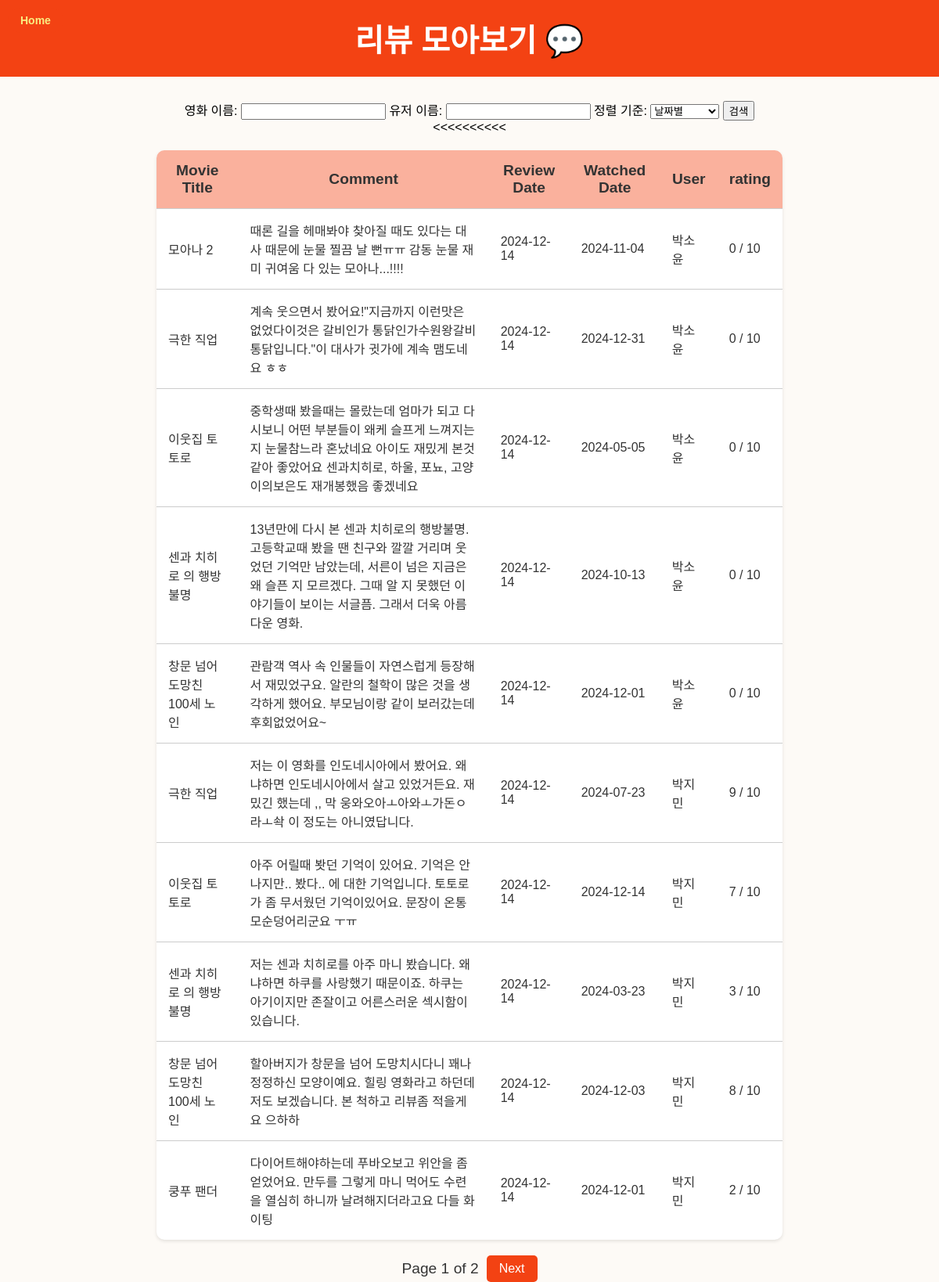
The page /review on the database as committed earlier.
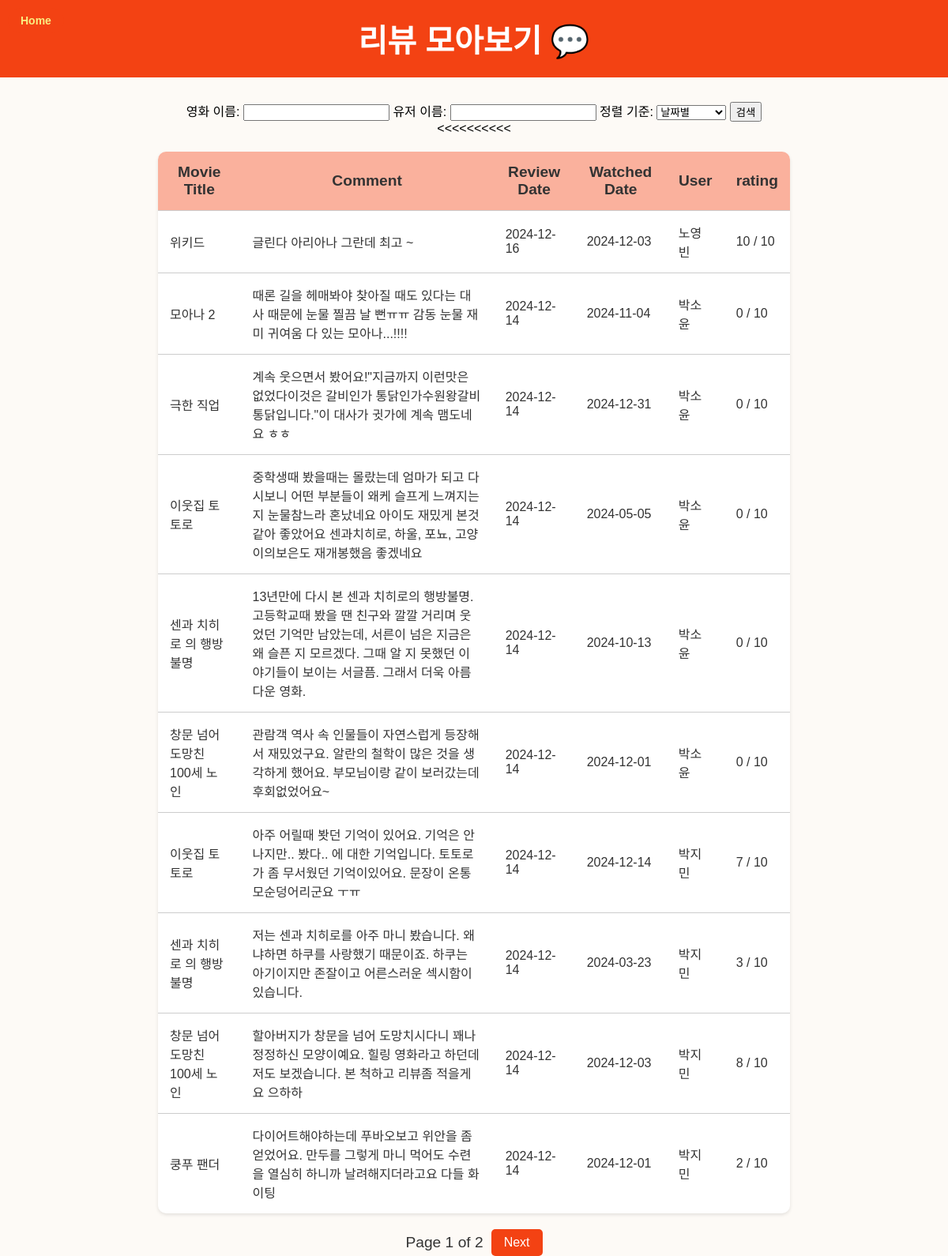
The same page on the database as committed later.
### tables this page shows
CREATE TABLE Review (
        reviewID INTEGER PRIMARY KEY AUTOINCREMENT,
        movieID INTEGER NOT NULL,
        userID INTEGER NOT NULL,
        comment TEXT NOT NULL,
        reviewDate DATE NOT NULL,
        watchedDate DATE NOT NULL, rating INTEGER DEFAULT 0,
        FOREIGN KEY (movieID) REFERENCES Movie(movieID),
        FOREIGN KEY (userID) REFERENCES User(userID)
    );

CREATE TABLE Movie (
    movieID INTEGER PRIMARY KEY,
    title TEXT NOT NULL,
    genre TEXT,
    release_date DATE,
    runtime INT,
    poster TEXT
);

CREATE TABLE "User" (
    UserID TEXT PRIMARY KEY,
    ReviewID INTEGER
);

### app.py (the view)
@app.route('/review', methods=['GET'])
def all_reviews():
    page = int(request.args.get('page', 1))  # 현재 페이지, 기본값 1
    per_page = 10  # 한 페이지당 리뷰 수
    offset = (page - 1) * per_page
    search_movie = request.args.get('movie', '')  # 영화 이름 검색
    search_user = request.args.get('user', '')  # 유저 검색
    sort_by = request.args.get('sort', 'date')  # 정렬 기준 (기본값: 날짜)
    conn = get_db_connection()
    count_query = '''
        SELECT COUNT(*)
        FROM Review r
        JOIN Movie m ON r.movieID = m.movieID
        JOIN User u ON r.userID = u.UserID
        WHERE m.title LIKE ? AND u.UserID LIKE ?
    '''
    total_reviews = conn.execute(
        count_query,
        (f"%{search_movie}%", f"%{search_user}%")
    ).fetchone()[0]
    total_pages = (total_reviews + per_page - 1) // per_page  # 전체 페이지 수
    if sort_by == 'movie':
        order_clause = 'ORDER BY m.title ASC, r.reviewDate DESC'
    elif sort_by == 'user':
        order_clause = 'ORDER BY u.UserID ASC, r.reviewDate DESC'
    else:  # 기본값: 날짜별
        order_clause = 'ORDER BY r.reviewDate DESC'
    reviews_query = f'''
        SELECT
            r.comment,
            r.reviewDate,
            r.watchedDate,
            m.title AS movie_title,
            u.UserID AS user_name,
            r.rating
        FROM Review r
        JOIN Movie m ON r.movieID = m.movieID
        JOIN User u ON r.userID = u.UserID
        WHERE m.title LIKE ? AND u.UserID LIKE ?
        {order_clause}
        LIMIT ? OFFSET ?
    '''
    reviews = conn.execute(
        reviews_query,
        (f"%{search_movie}%", f"%{search_user}%", per_page, offset)
    ).fetchall()
    conn.close()
    return render_template(
        'all_reviews.html',
        reviews=reviews,
        page=page,
        total_pages=total_pages,
        search_movie=search_movie,
        search_user=search_user,
        sort_by=sort_by
    )

### app.py (called while the page is built)
def get_db_connection():
    conn = sqlite3.connect('database/movies.db')
    conn.row_factory = sqlite3.Row
    return conn

### templates/all_reviews.html (shortened to what this page needs)
<!DOCTYPE html>
<html lang="ko">
<head>
    <link rel="stylesheet" href="{{ url_for('static', filename='style.css') }}">
</head>
<body>
    <a href="/" class="home-button">Home</a>
    <header style="margin-bottom: 30px;">
        <h1>리뷰 모아보기 💬</h1>
    </header>
    <form method="get" action="{{ url_for('all_reviews') }}">
        <label for="movie">영화 이름:</label>
        <input type="text" id="movie" name="movie" value="{{ search_movie }}">
        <label for="user">유저 이름:</label>
        <input type="text" id="user" name="user" value="{{ search_user }}">
        <label for="sort">정렬 기준:</label>
        <select id="sort" name="sort">
            <option value="date" {% if sort_by=='date' %}selected{% endif %}>날짜별</option>
        </select>
        <button type="submit">검색</button>
    </form>
    <main>
        {% if reviews %}
        <table class="review-table">
            <thead>
                <tr>
                    <th>Movie Title</th>
                    <th>Comment</th>
                    <th>Review Date</th>
                    <th>Watched Date</th>
                    <th>User</th>
                    <th>rating</th>
                </tr>
            </thead>
            <tbody>
                {% for review in reviews %}
                <tr>
                    <td>{{ review['movie_title'] }}</td>
                    <td>{{ review['comment'] }}</td>
                    <td>{{ review['reviewDate'] }}</td>
                    <td>{{ review['watchedDate'] }}</td>
                    <td>{{ review['user_name'] }}</td>
                    <<td>{{ review['rating'] }} / 10</td>
                </tr>
                {% endfor %}
            </tbody>
        </table>
        <div class="pagination">
            <span>Page {{ page }} of {{ total_pages }}</span>
            {% if page < total_pages %} <a
                href="{{ url_for('all_reviews', page=page+1, movie=search_movie, user=search_user, sort=sort_by) }}">
                Next</a>
                {% endif %}
        </div>
        {% else %}
        <p>리뷰가 없습니다. 😢</p>
        {% endif %}
    </main>
</body>
</html>

### static/style.css (style rules this page uses)
body { font-family: 'Arial', sans-serif; text-align: center; margin: 0; padding: 0; background-color: #fdfaf6; }
header { background-color: #f34213; color: white; padding: 20px; margin-bottom: 20px; }
header h1 { font-size: 2.5em; margin: 0; }
.review-table { width: 90%; max-width: 800px; margin: 20px auto; border-collapse: collapse; background-color: #fff; box-shadow: 0 2px 4px rgba(0, 0, 0, 0.1); border-radius: 10px; overflow: hidden; }
.review-table thead tr th { background-color: #fab19d !important; color: #333; text-align: center; font-weight: bold; }
.review-table th, .review-table td { padding: 15px; text-align: left; border-bottom: 1px solid #ccc; }
.review-table th { font-size: 1.2em; text-align: center; }
.review-table tbody tr:last-child td { border-bottom: none; }
.review-table tbody td { font-size: 1em; color: #333; }
.pagination { display: flex; justify-content: center; align-items: center; gap: 10px; margin-top: 20px; }
.pagination a { text-decoration: none; color: white; background-color: #f34213; padding: 8px 16px; border-radius: 5px; transition: background-color 0.3s; }
.pagination span { font-size: 1.2em; color: #333; }
.home-button { position: absolute; top: 10px; left: 10px; text-decoration: none; padding: 8px 16px; background-color: #f34213; color: #faee81; font-weight: bold; font-size: 14px; border-radius: 20px; transition: background-color 0.3s; }

Rows that differ between the two databases and show on the page:
removed Review: movie_title "극한 직업", comment "저는 이 영화를 인도네시아에서 봤어요. 왜냐하면 인도네시아에서 살고 있었거든요. 재밌긴 했는데 ,, 막 웅와오아ㅗ아와ㅗ가돈ㅇ라ㅗ솩 이 정도는 아니였답니다.", reviewDate "2024-12-14", watchedDate "2024-07-23", user_name "박지민", rating "9"
added Review: movie_title "위키드", comment "글린다 아리아나 그란데 최고 ~", reviewDate "2024-12-16", watchedDate "2024-12-03", user_name "노영빈", rating "10"
